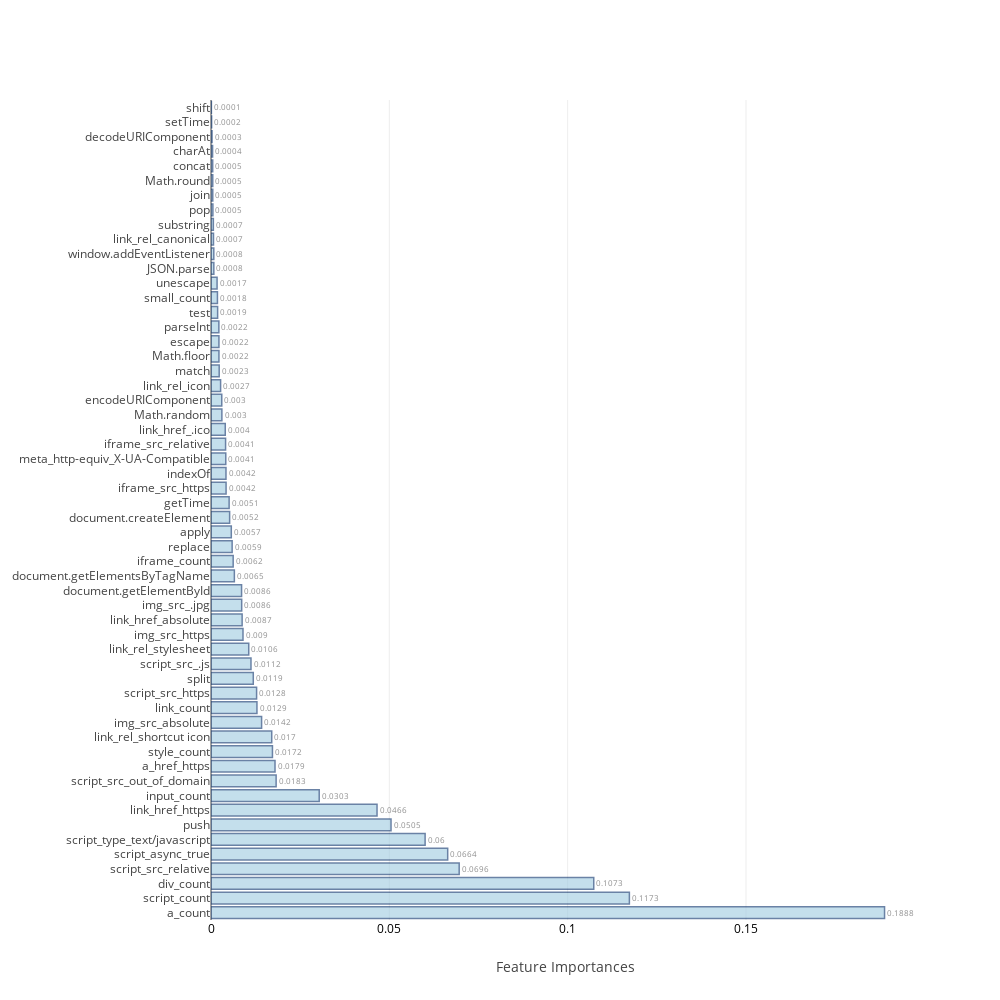
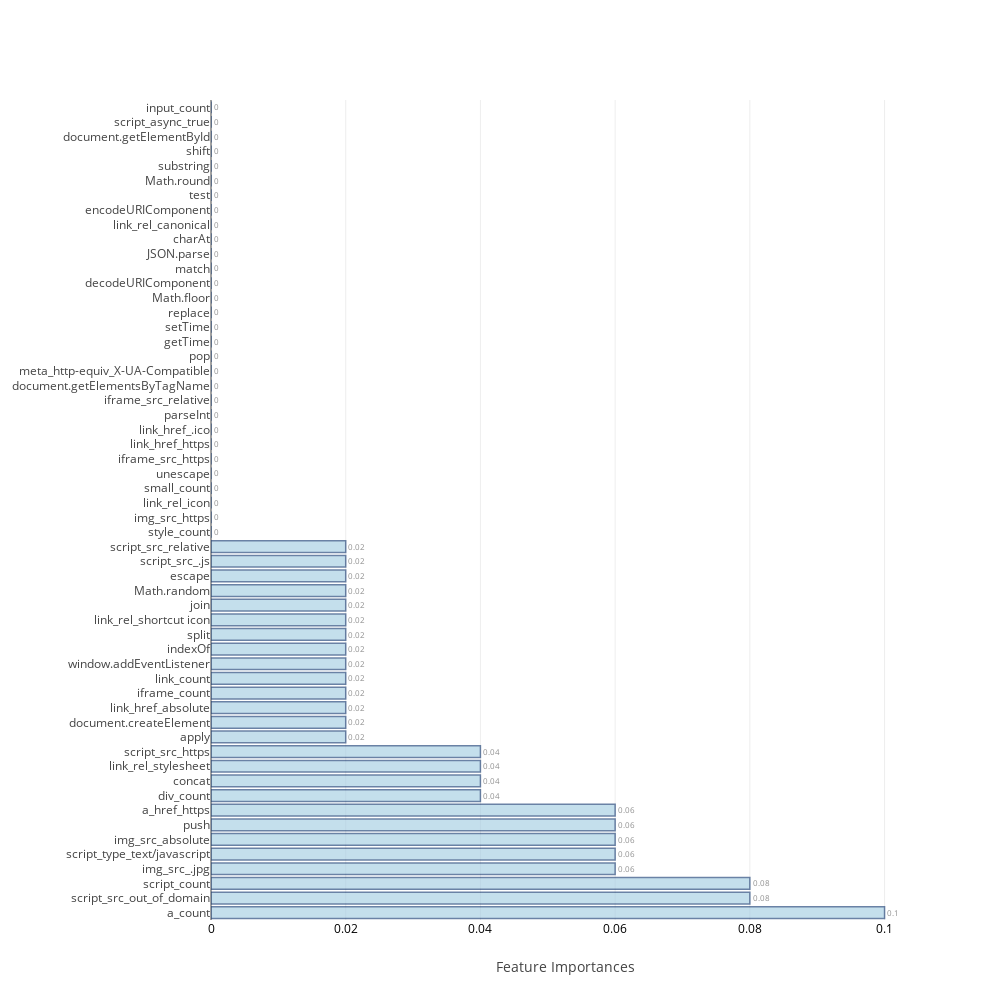
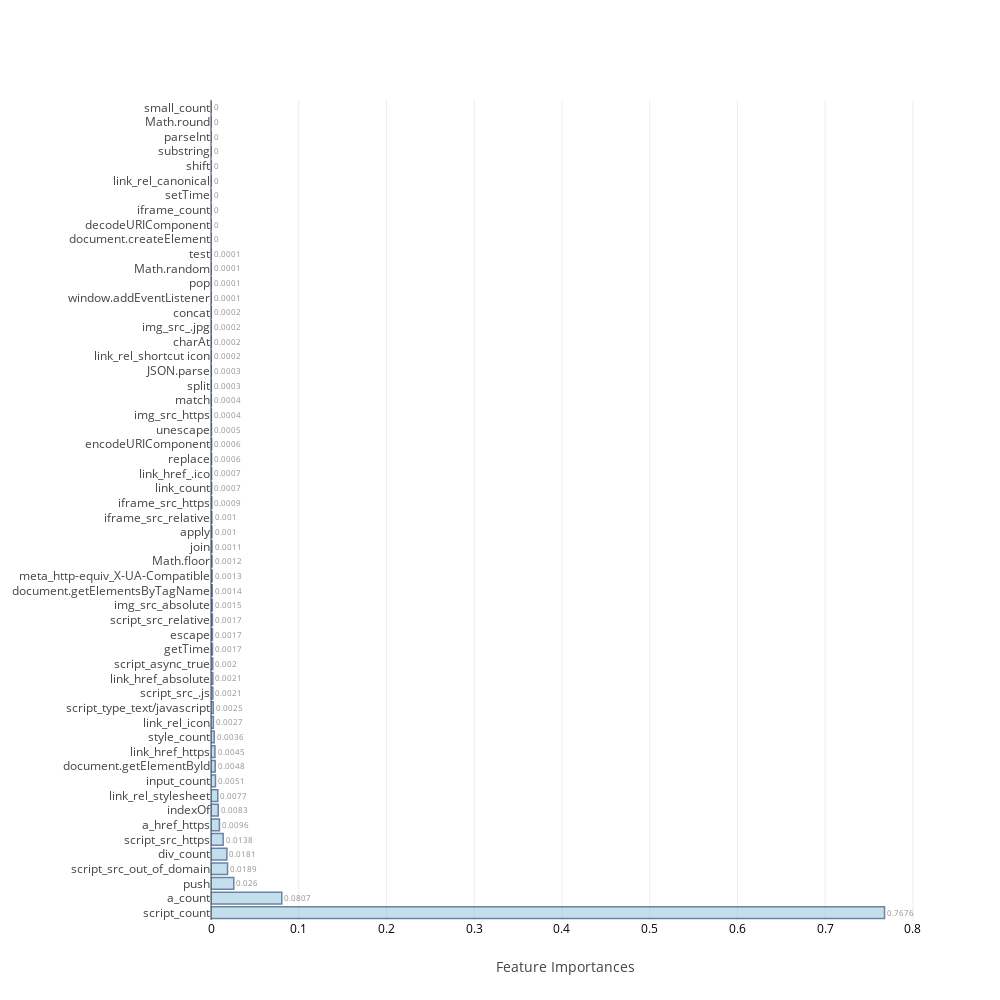
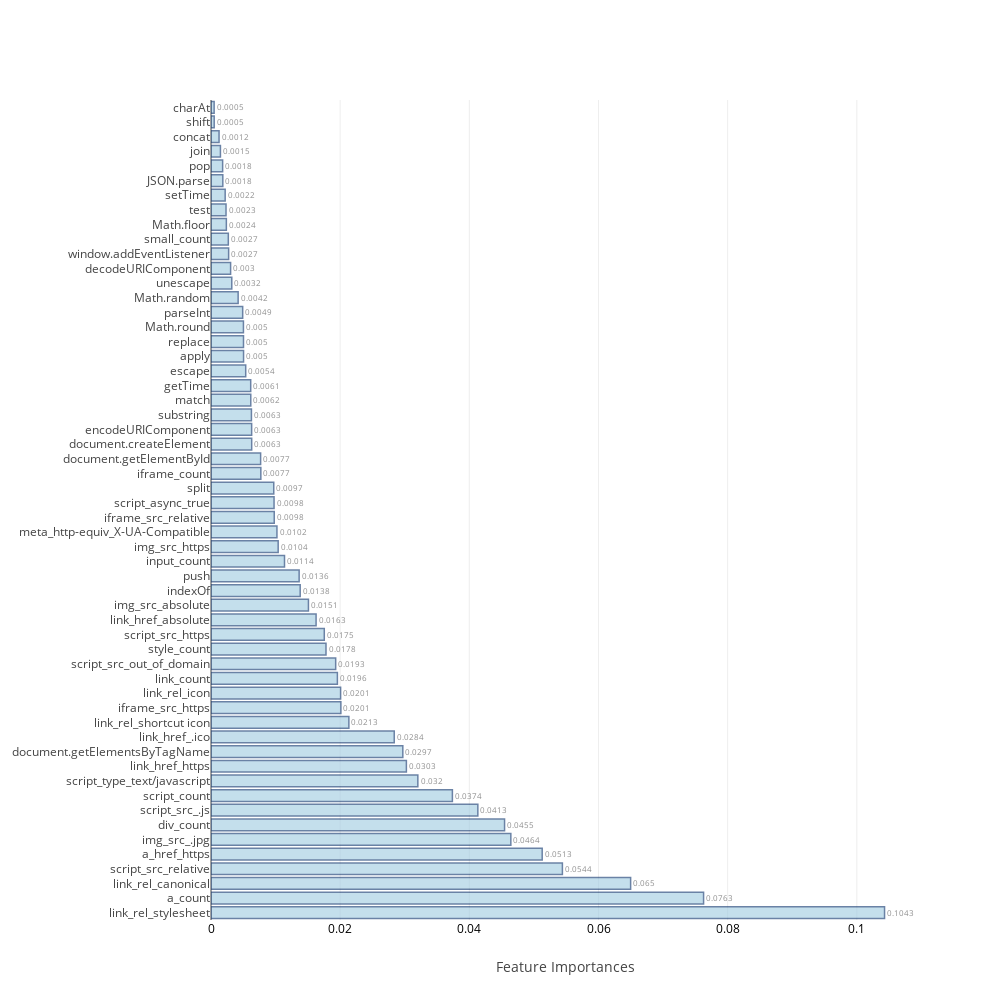

The cell these charts' notebook holds for them, in order:
### Code cell
feat_imp=[None]*4
j=0
for i in range(0,8):
    if i>=2 and i<=5:
        model,cm_train,cm_test,acc_train,acc_test,roc_auc,feat_imp[j],mcc=f[i](scaled_X_train,train_Y,scaled_X_test,test_Y,columns)
        j=j+1
    else:
        model,cm_train,cm_test,acc_train,acc_test,roc_auc,mcc=f[i](scaled_X_train,train_Y,scaled_X_test,test_Y)
    table_80_50_train.loc[i]=   ([acc_train,cm_train.TP,cm_train.TN,cm_train.FP,cm_train.FN,cm_train.FPR,cm_train.FNR])
    table_80_50_test.loc[i] =   ([acc_test ,cm_test.TP, cm_test.TN, cm_test.FP, cm_test.FN, cm_test.FPR, cm_test.FNR,roc_auc,mcc])
    print("\n")

### Figure 1 — Plotly figure (JSON) as saved in the notebook; plotly's stock layout.template omitted (floating-point values rounded to 4 significant figures)
{"data": [{"marker": {"color": "rgb(158,202,225)", "line": {"color": "rgb(8,48,107)", "width": 1.5}}, "opacity": 0.6, "orientation": "h", "text": [0.1888, 0.1173, 0.1073, 0.0696, 0.0664, 0.06, 0.0505, 0.0466, 0.0303, 0.0183, 0.0179, 0.0172, 0.017, 0.0142, 0.0129, 0.0128, 0.0119, 0.0112, 0.0106, 0.009, 0.0087, 0.0086, 0.0086, 0.0065, 0.0062, 0.0059, 0.0057, 0.0052, 0.0051, 0.0042, 0.0042, 0.0041, 0.0041, 0.004, 0.003, 0.003, 0.0027, 0.0023, 0.0022, 0.0022, 0.0022, 0.0019, 0.0018, 0.0017, 0.0008, 0.0008, 0.0007, 0.0007, 0.0005, 0.0005, 0.0005, 0.0005, 0.0004, 0.0003, 0.0002, 0.0001], "textposition": "outside", "type": "bar", "uid": "578c73e3-3113-4a57-94d0-357901a5a602", "x": [0.1888, 0.1173, 0.1073, 0.06959, 0.06636, 0.06003, 0.05047, 0.04655, 0.03034, 0.01826, 0.01795, 0.01723, 0.01703, 0.01419, 0.01288, 0.01278, 0.01185, 0.01121, 0.01058, 0.008968, 0.008727, 0.008606, 0.008574, 0.00655, 0.006216, 0.005927, 0.005691, 0.005223, 0.00508, 0.004224, 0.004198, 0.004142, 0.004087, 0.003997, 0.003048, 0.003018, 0.002692, 0.002297, 0.002225, 0.002224, 0.002203, 0.00186, 0.001805, 0.001701, 0.0007933, 0.0007839, 0.0006978, 0.0006595, 0.000531, 0.000494, 0.0004893, 0.0004765, 0.0004464, 0.0002902, 0.000177, 0.0001113], "y": ["a_count", "script_count", "div_count", "script_src_relative", "script_async_true", "script_type_text/javascript", "push", "link_href_https", "input_count", "script_src_out_of_domain", "a_href_https", "style_count", "link_rel_shortcut icon", "img_src_absolute", "link_count", "script_src_https", "split", "script_src_.js", "link_rel_stylesheet", "img_src_https", "link_href_absolute", "img_src_.jpg", "document.getElementById", "document.getElementsByTagName", "iframe_count", "replace", "apply", "document.createElement", "getTime", "iframe_src_https", "indexOf", "meta_http-equiv_X-UA-Compatible", "iframe_src_relative", "link_href_.ico", "Math.random", "encodeURIComponent", "link_rel_icon", "match", "Math.floor", "escape", "parseInt", "test", "small_count", "unescape", "JSON.parse", "window.addEventListener", "link_rel_canonical", "substring", "pop", "join", "Math.round", "concat", "charAt", "decodeURIComponent", "setTime", "shift"]}], "layout": {"autosize": false, "height": 1000, "width": 1000, "xaxis": {"tickfont": {"color": "black", "size": 12}, "title": "Feature Importances"}, "yaxis": {"automargin": true}}}

### Figure 2 — Plotly figure (JSON) as saved in the notebook; plotly's stock layout.template omitted (floating-point values rounded to 4 significant figures)
{"data": [{"marker": {"color": "rgb(158,202,225)", "line": {"color": "rgb(8,48,107)", "width": 1.5}}, "opacity": 0.6, "orientation": "h", "text": [0.1, 0.08, 0.08, 0.06, 0.06, 0.06, 0.06, 0.06, 0.04, 0.04, 0.04, 0.04, 0.02, 0.02, 0.02, 0.02, 0.02, 0.02, 0.02, 0.02, 0.02, 0.02, 0.02, 0.02, 0.02, 0.02, 0, 0, 0, 0, 0, 0, 0, 0, 0, 0, 0, 0, 0, 0, 0, 0, 0, 0, 0, 0, 0, 0, 0, 0, 0, 0, 0, 0, 0, 0], "textposition": "outside", "type": "bar", "uid": "82894133-5087-44b8-b1e0-a7297baa2f00", "x": [0.1, 0.08, 0.08, 0.06, 0.06, 0.06, 0.06, 0.06, 0.04, 0.04, 0.04, 0.04, 0.02, 0.02, 0.02, 0.02, 0.02, 0.02, 0.02, 0.02, 0.02, 0.02, 0.02, 0.02, 0.02, 0.02, 0, 0, 0, 0, 0, 0, 0, 0, 0, 0, 0, 0, 0, 0, 0, 0, 0, 0, 0, 0, 0, 0, 0, 0, 0, 0, 0, 0, 0, 0], "y": ["a_count", "script_src_out_of_domain", "script_count", "img_src_.jpg", "script_type_text/javascript", "img_src_absolute", "push", "a_href_https", "div_count", "concat", "link_rel_stylesheet", "script_src_https", "apply", "document.createElement", "link_href_absolute", "iframe_count", "link_count", "window.addEventListener", "indexOf", "split", "link_rel_shortcut icon", "join", "Math.random", "escape", "script_src_.js", "script_src_relative", "style_count", "img_src_https", "link_rel_icon", "small_count", "unescape", "iframe_src_https", "link_href_https", "link_href_.ico", "parseInt", "iframe_src_relative", "document.getElementsByTagName", "meta_http-equiv_X-UA-Compatible", "pop", "getTime", "setTime", "replace", "Math.floor", "decodeURIComponent", "match", "JSON.parse", "charAt", "link_rel_canonical", "encodeURIComponent", "test", "Math.round", "substring", "shift", "document.getElementById", "script_async_true", "input_count"]}], "layout": {"autosize": false, "height": 1000, "width": 1000, "xaxis": {"tickfont": {"color": "black", "size": 12}, "title": "Feature Importances"}, "yaxis": {"automargin": true}}}

### Figure 3 — Plotly figure (JSON) as saved in the notebook; plotly's stock layout.template omitted (floating-point values rounded to 4 significant figures)
{"data": [{"marker": {"color": "rgb(158,202,225)", "line": {"color": "rgb(8,48,107)", "width": 1.5}}, "opacity": 0.6, "orientation": "h", "text": [0.7676, 0.0807, 0.026, 0.0189, 0.0181, 0.0138, 0.0096, 0.0083, 0.0077, 0.0051, 0.0048, 0.0045, 0.0036, 0.0027, 0.0025, 0.0021, 0.0021, 0.002, 0.0017, 0.0017, 0.0017, 0.0015, 0.0014, 0.0013, 0.0012, 0.0011, 0.001, 0.001, 0.0009, 0.0007, 0.0007, 0.0006, 0.0006, 0.0005, 0.0004, 0.0004, 0.0003, 0.0003, 0.0002, 0.0002, 0.0002, 0.0002, 0.0001, 0.0001, 0.0001, 0.0001, 0, 0, 0, 0, 0, 0, 0, 0, 0, 0], "textposition": "outside", "type": "bar", "uid": "1063fe19-7c9c-4579-b4b3-45a3549516f1", "x": [0.7676, 0.08065, 0.02595, 0.01886, 0.01812, 0.01385, 0.009598, 0.008272, 0.007735, 0.00509, 0.004783, 0.004473, 0.003622, 0.002701, 0.002501, 0.002077, 0.002072, 0.001961, 0.001686, 0.001658, 0.001652, 0.001515, 0.001424, 0.001257, 0.001173, 0.001111, 0.001023, 0.0009672, 0.000876, 0.0007336, 0.0006524, 0.0006461, 0.000621, 0.000488, 0.0003988, 0.0003798, 0.000337, 0.0003178, 0.0002223, 0.0002087, 0.0002027, 0.0001783, 8.372e-05, 7.315e-05, 6.883e-05, 5.572e-05, 4.723e-05, 3.477e-08, 0, 0, 0, 0, 0, 0, 0, 0], "y": ["script_count", "a_count", "push", "script_src_out_of_domain", "div_count", "script_src_https", "a_href_https", "indexOf", "link_rel_stylesheet", "input_count", "document.getElementById", "link_href_https", "style_count", "link_rel_icon", "script_type_text/javascript", "script_src_.js", "link_href_absolute", "script_async_true", "getTime", "escape", "script_src_relative", "img_src_absolute", "document.getElementsByTagName", "meta_http-equiv_X-UA-Compatible", "Math.floor", "join", "apply", "iframe_src_relative", "iframe_src_https", "link_count", "link_href_.ico", "replace", "encodeURIComponent", "unescape", "img_src_https", "match", "split", "JSON.parse", "link_rel_shortcut icon", "charAt", "img_src_.jpg", "concat", "window.addEventListener", "pop", "Math.random", "test", "document.createElement", "decodeURIComponent", "iframe_count", "setTime", "link_rel_canonical", "shift", "substring", "parseInt", "Math.round", "small_count"]}], "layout": {"autosize": false, "height": 1000, "width": 1000, "xaxis": {"tickfont": {"color": "black", "size": 12}, "title": "Feature Importances"}, "yaxis": {"automargin": true}}}

### Figure 4 — Plotly figure (JSON) as saved in the notebook; plotly's stock layout.template omitted (floating-point values rounded to 4 significant figures)
{"data": [{"marker": {"color": "rgb(158,202,225)", "line": {"color": "rgb(8,48,107)", "width": 1.5}}, "opacity": 0.6, "orientation": "h", "text": [0.1043, 0.0763, 0.065, 0.0544, 0.0513, 0.0464, 0.0455, 0.0413, 0.0374, 0.032, 0.0303, 0.0297, 0.0284, 0.0213, 0.0201, 0.0201, 0.0196, 0.0193, 0.0178, 0.0175, 0.0163, 0.0151, 0.0138, 0.0136, 0.0114, 0.0104, 0.0102, 0.0098, 0.0098, 0.0097, 0.0077, 0.0077, 0.0063, 0.0063, 0.0063, 0.0062, 0.0061, 0.0054, 0.005, 0.005, 0.005, 0.0049, 0.0042, 0.0032, 0.003, 0.0027, 0.0027, 0.0024, 0.0023, 0.0022, 0.0018, 0.0018, 0.0015, 0.0012, 0.0005, 0.0005], "textposition": "outside", "type": "bar", "uid": "cb9cd24d-230e-4d8f-9f6a-9bbaece86d27", "x": [0.1043, 0.07627, 0.06497, 0.05441, 0.05128, 0.04643, 0.04546, 0.04132, 0.03738, 0.03203, 0.03025, 0.0297, 0.02837, 0.02135, 0.02011, 0.02007, 0.01957, 0.0193, 0.0178, 0.01754, 0.01627, 0.01509, 0.01381, 0.01365, 0.01138, 0.0104, 0.01021, 0.009791, 0.009762, 0.009719, 0.007715, 0.007683, 0.0063, 0.006294, 0.00626, 0.006157, 0.006147, 0.005375, 0.005041, 0.005033, 0.005022, 0.004906, 0.004203, 0.003217, 0.003035, 0.002729, 0.002681, 0.002376, 0.002325, 0.002194, 0.001828, 0.001802, 0.00146, 0.001247, 0.0004962, 0.000486], "y": ["link_rel_stylesheet", "a_count", "link_rel_canonical", "script_src_relative", "a_href_https", "img_src_.jpg", "div_count", "script_src_.js", "script_count", "script_type_text/javascript", "link_href_https", "document.getElementsByTagName", "link_href_.ico", "link_rel_shortcut icon", "iframe_src_https", "link_rel_icon", "link_count", "script_src_out_of_domain", "style_count", "script_src_https", "link_href_absolute", "img_src_absolute", "indexOf", "push", "input_count", "img_src_https", "meta_http-equiv_X-UA-Compatible", "iframe_src_relative", "script_async_true", "split", "iframe_count", "document.getElementById", "document.createElement", "encodeURIComponent", "substring", "match", "getTime", "escape", "apply", "replace", "Math.round", "parseInt", "Math.random", "unescape", "decodeURIComponent", "window.addEventListener", "small_count", "Math.floor", "test", "setTime", "JSON.parse", "pop", "join", "concat", "shift", "charAt"]}], "layout": {"autosize": false, "height": 1000, "width": 1000, "xaxis": {"tickfont": {"color": "black", "size": 12}, "title": "Feature Importances"}, "yaxis": {"automargin": true}}}
